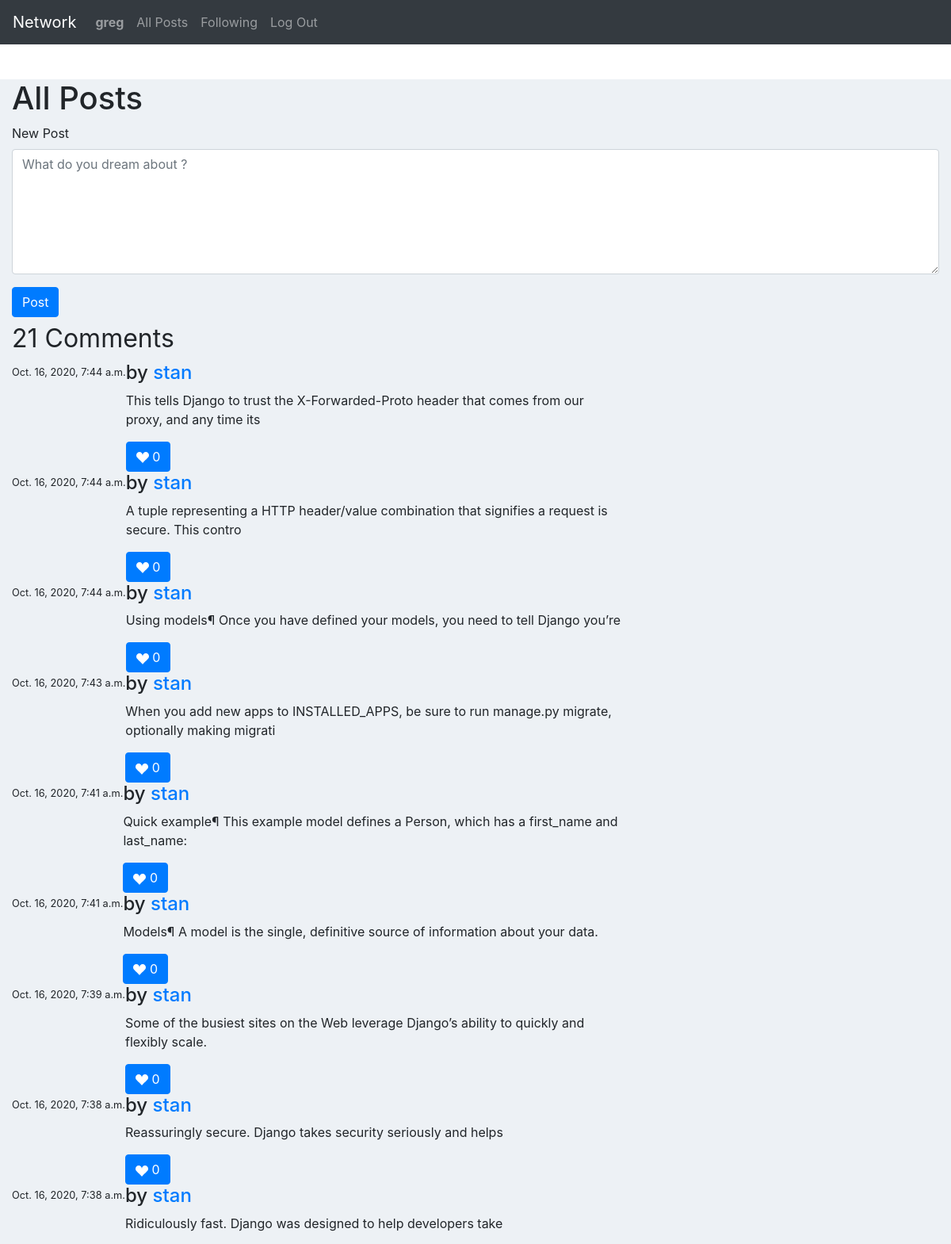
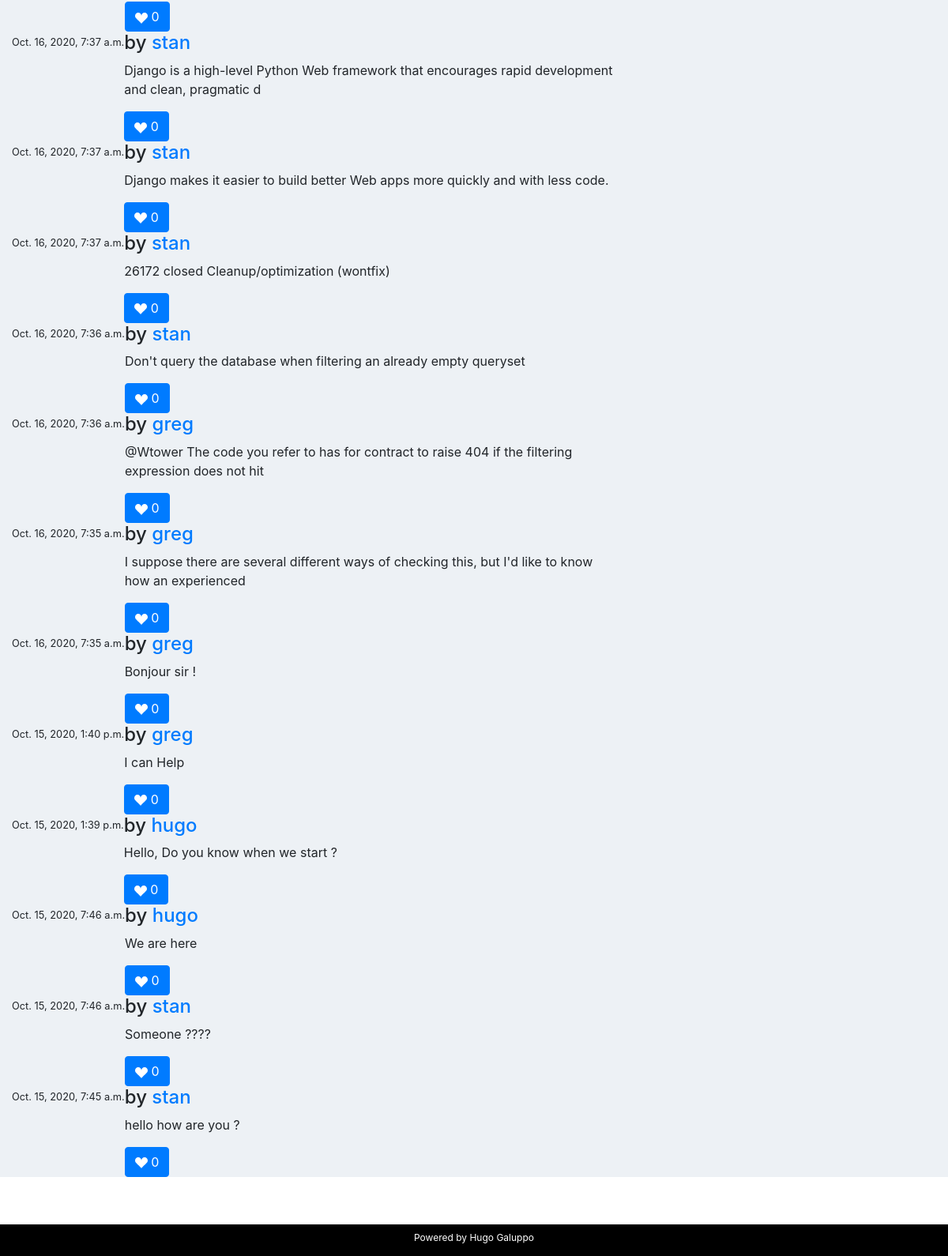
/ (signed in), run on the app's committed database (2 pictures, top to bottom).
### network/models.py (models this page shows, shortened)
class User(AbstractUser):
    pass

class Post (models.Model):
    author = models.ForeignKey("Profile", on_delete=models.CASCADE, related_name="author") #profile.author
    content = models.CharField(max_length=100)
    date = models.DateTimeField(auto_now=True)
    like = models.IntegerField(blank=True)

class Profile(models.Model):
    user = models.OneToOneField("User", on_delete=models.CASCADE, related_name="user") # user.user
    title = models.CharField(max_length=100, blank=True)
    followers = models.ManyToManyField("User",related_name="is_following", blank=True)     # user.is_following.all()

### network/views.py (the view)
# urls.py: path("", views.index, name="index"),
def index(request):
    allPosts = Post.objects.all()
    paginator = Paginator(allPosts, 10) # Show 10 posts per page.
    page_number = request.GET.get('page')
    page_obj = paginator.get_page(page_number)
    allPosts = allPosts.order_by("-date").all()
    if request.method == 'POST':
        print(request.user.id)
        form = PostForm(request.POST, request.user)
        if form.is_valid():
            instance = form.save(commit=False)
            instance.user = request.user
            author = request.user
            print(author)
            if not request.user == instance.user:
                raise Http404
            content = request.POST["content"]
            new_post = Post(author = Profile.objects.get(user = author), content = content,like = 0 )
            new_post.save()
            return HttpResponseRedirect(reverse("index"))
    else:
        form = PostForm()
    return render(request, "network/index.html", {'form': form, 'allPosts': allPosts})

### network/models.py
class PostForm(ModelForm):
    class Meta:
        model = Post
        fields = ('__all__')
        exclude =('author','like')
        widgets = {
            'content': Textarea(attrs={'placeholder':'What do you dream about ?', 'class':'form-control', 'id':'inputlg', 'rows':'6'}),
            'date': SelectDateWidget()
        }

### network/templates/network/index.html (shortened to what this page needs)
{% extends "network/layout.html" %}
{% load static %}
{% block body %}
<div class="container-fluid">
<h1>All Posts</h1>
{% if user.is_authenticated %}
  <form method="post">
    <div class="form-group">
      <label for="inputlg">New Post</label>
      {{ form.content }}
    </div>
    <button type="submit" class="btn btn-primary">Post</button>
  </form>
  {% endif %}
  <div class="row">
    <div class="col-md-8">
      <div class="page-header">
        <h1><small class="pull-right">{{allPosts.count}} Comments</small> </h1>
      </div>
     {% for post in allPosts %}
       <div class="comments-list">
           <div class="media">
               <p class="pull-right"><small> {{post.date}} </small></p>
                <div class="media-body">
                  <h4 class="media-heading user_name">by <a href="{% url 'profile' username=post.author.user.pk%}">{{post.author.user}}</h4></a>
                  <p>{{post.content}}</p>
                  <button type="submit" class="btn btn-primary">
                  <svg width="1em" height="1em" viewBox="0 0 16 16" class="bi bi-suit-heart-fill" fill="currentColor" xmlns="http://www.w3.org/2000/svg">
                    <path d="M4 1c2.21 0 4 1.755 4 3.92C8 2.755 9.79 1 12 1s4 1.755 4 3.92c0 3.263-3.234 4.414-7.608 9.608a.513.513 0 0 1-.784 0C3.234 9.334 0 8.183 0 4.92 0 2.755 1.79 1 4 1z"/>
                  </svg>
                  {{post.like}}
                  </button>
                </div>
            </div>
       </div>
    {% endfor %}
    </div>
</div>
</div>
{% endblock %}

### network/templates/network/layout.html (shortened to what this page needs)
{% load static %}
<!DOCTYPE html>
<html lang="en">
    <head>
        <link href="{% static 'network/styles.css' %}" rel="stylesheet">
        <link rel="stylesheet" href="https://maxcdn.bootstrapcdn.com/bootstrap/4.5.2/css/bootstrap.min.css">
    <body>
        <div class="pos-f-t">
            <nav class="navbar navbar-expand-sm bg-dark navbar-dark fixed-top">
                <a class="navbar-brand" href="#">Network</a>
                <div class="collapse navbar-collapse" id="collapsibleNavbar">
                    <ul class="navbar-nav">
                        {% if user.is_authenticated %}
                            <li class="nav-item">
                                <a class="nav-link" href="{% url 'profile' username=user.pk%}"><strong>{{ user.username }}</strong></a>
                            </li>
                        {% endif %}
                        <li class="nav-item">
                        <a class="nav-link" href="{% url 'index' %}">All Posts</a>
                        </li>
                        {% if user.is_authenticated %}
                            <li class="nav-item">
                                <a class="nav-link" href="{% url 'following' %}">Following</a>
                            </li>
                            <li class="nav-item">
                                <a class="nav-link" href="{% url 'logout' %}">Log Out</a>
                            </li>
                        {% endif %}
                    </ul>
                    </div>
            </nav>
        <div class="body">
            {% block body %}
            {% endblock %}
        </div>
        <div class="footer">
            <p> <sub>Powered by Hugo Galuppo</sub></p>
        </div>
    </body>
</html>

### network/static/network/styles.css (style rules this page uses)
.body { position: fixed; top: 100px; bottom: 100px; left: 0; right: 0; background-color: #edf1f5; overflow: auto; }
.footer { position: fixed; left: 0; bottom: 0; width: 100%; background-color:black; color: white; text-align: center; }
body { background: #edf1f5; margin-top:20px; }

### data on the page
User: username "greg"
Post: date "Oct. 16, 2020, 7:44 a.m.", author.user "stan", content "This tells Django to trust the X-Forwarded-Proto header that comes from our proxy, and any time its", like "0"
Post: date "Oct. 16, 2020, 7:44 a.m.", author.user "stan", content "A tuple representing a HTTP header/value combination that signifies a request is secure. This contro", like "0"
Post: date "Oct. 16, 2020, 7:44 a.m.", author.user "stan", content "Using models¶ Once you have defined your models, you need to tell Django you’re", like "0"
Post: date "Oct. 16, 2020, 7:43 a.m.", author.user "stan", content "When you add new apps to INSTALLED_APPS, be sure to run manage.py migrate, optionally making migrati", like "0"
Post: date "Oct. 16, 2020, 7:41 a.m.", author.user "stan", content "Quick example¶ This example model defines a Person, which has a first_name and last_name:", like "0"
Post: date "Oct. 16, 2020, 7:41 a.m.", author.user "stan", content "Models¶ A model is the single, definitive source of information about your data.", like "0"
Post: date "Oct. 16, 2020, 7:39 a.m.", author.user "stan", content "Some of the busiest sites on the Web leverage Django’s ability to quickly and flexibly scale.", like "0"
Post: date "Oct. 16, 2020, 7:38 a.m.", author.user "stan", content "Reassuringly secure. Django takes security seriously and helps", like "0"
Post: date "Oct. 16, 2020, 7:38 a.m.", author.user "stan", content "Ridiculously fast. Django was designed to help developers take", like "0"
Post: date "Oct. 16, 2020, 7:37 a.m.", author.user "stan", content "Django is a high-level Python Web framework that encourages rapid development and clean, pragmatic d", like "0"
Post: date "Oct. 16, 2020, 7:37 a.m.", author.user "stan", content "Django makes it easier to build better Web apps more quickly and with less code.", like "0"
Post: date "Oct. 16, 2020, 7:37 a.m.", author.user "stan", content "26172 closed Cleanup/optimization (wontfix)", like "0"
Post: date "Oct. 16, 2020, 7:36 a.m.", author.user "stan", content "Don't query the database when filtering an already empty queryset", like "0"
Post: date "Oct. 16, 2020, 7:36 a.m.", author.user "greg", content "@Wtower The code you refer to has for contract to raise 404 if the filtering expression does not hit", like "0"
Post: date "Oct. 16, 2020, 7:35 a.m.", author.user "greg", content "I suppose there are several different ways of checking this, but I'd like to know how an experienced", like "0"
Post: date "Oct. 16, 2020, 7:35 a.m.", author.user "greg", content "Bonjour sir !", like "0"
Post: date "Oct. 15, 2020, 1:40 p.m.", author.user "greg", content "I can Help", like "0"
Post: date "Oct. 15, 2020, 1:39 p.m.", author.user "hugo", content "Hello, Do you know when we start ?", like "0"
Post: date "Oct. 15, 2020, 7:46 a.m.", author.user "hugo", content "We are here", like "0"
Post: date "Oct. 15, 2020, 7:46 a.m.", author.user "stan", content "Someone ????", like "0"
Post: date "Oct. 15, 2020, 7:45 a.m.", author.user "stan", content "hello how are you ?", like "0"

### other printed values
{{ allPosts.count }} "21"
